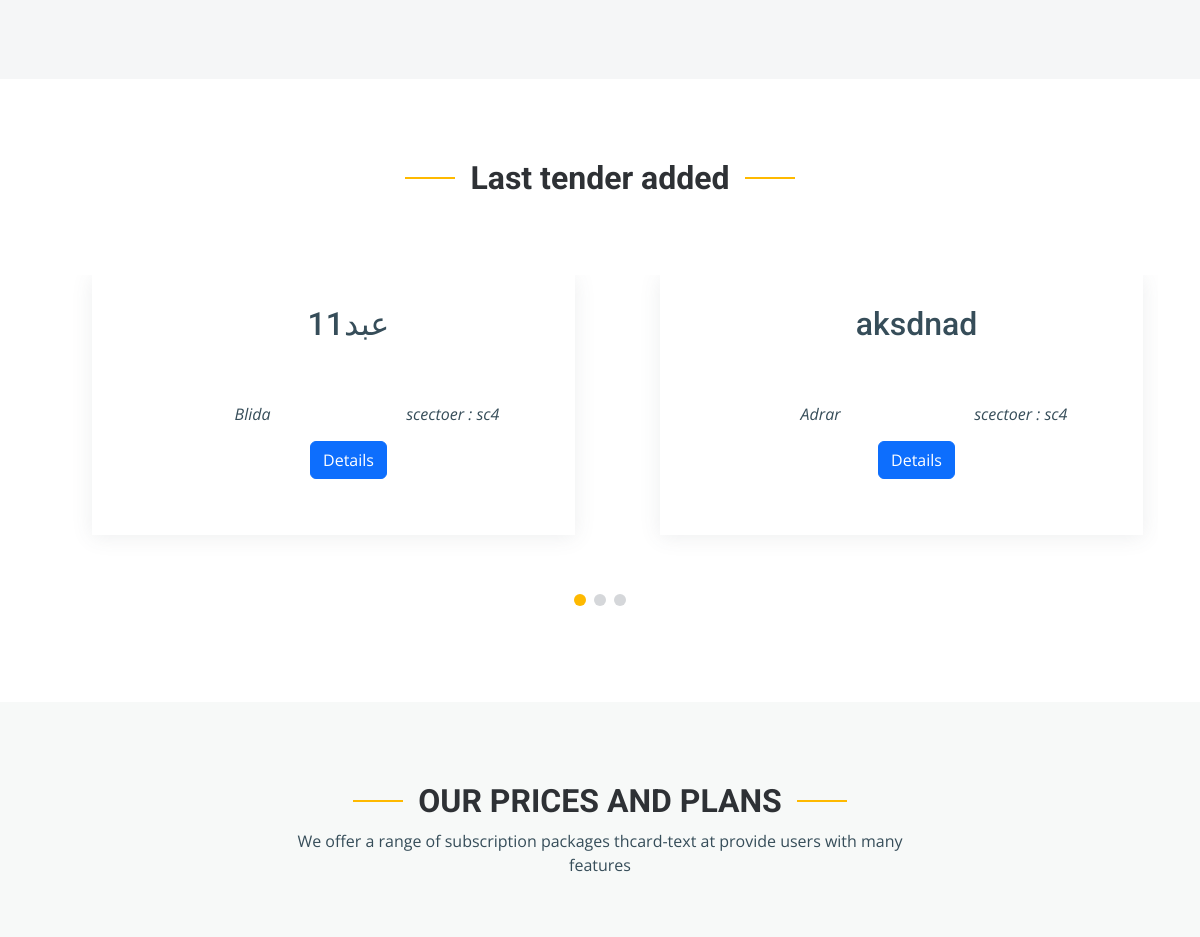
Before: /en/ (middle part) with the older database file.
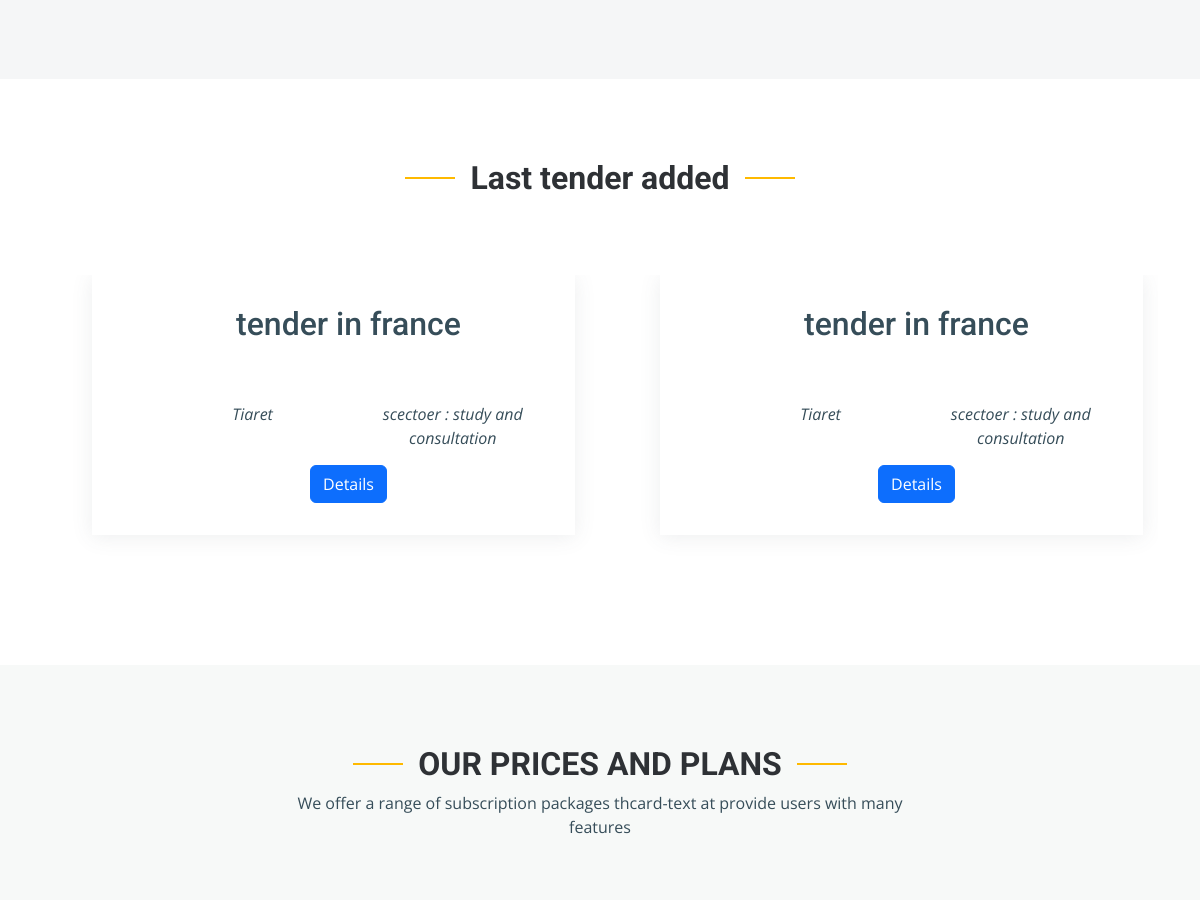
After: the same page with the newer database file.
### accounts/models.py (models this page shows, shortened)
class tender(models.Model):
    tittle=models.CharField(max_length=150)
    tittle_ar=models.CharField(max_length=150,blank=True,null=True)
    start_date = models.DateField(blank=True, null=True)
    end_time=models.DateField()
    state=models.CharField(max_length=150)
    city=models.CharField(max_length=150,blank=True, null=True)
    type_Name=models.ManyToManyField(Type_tender)
    sectoer = models.ManyToManyField(Choice)
    activity=models.BooleanField(default=False)

class Choice(models.Model):
    name = models.CharField(max_length=50 ,choices=SECTOER_CHOICES)
    def __str__(self):
        return self.name

### accounts/views.py (the view)
# urls.py: path('', HomeView , name='Home'),
def HomeView(request):
    if request.user.is_authenticated:
        last_five_objects = tender.objects.all().order_by('-id')[:5]
        subscription=Subscription.objects.filter(user=request.user)
        return render(request,'index.html' , {"last_five_objects":last_five_objects , "subscription":subscription})
    else:
        last_five_objects = tender.objects.all().order_by('-id')[:5]
        return render(request,'index.html' , {"last_five_objects":last_five_objects ,})

### templates/index.html (shortened to what this page needs)
{% load static %}
{% load i18n %}
<!DOCTYPE html>
<html lang="en">
<head>
  <link rel="stylesheet" href="https://cdnjs.cloudflare.com/ajax/libs/font-awesome/6.4.0/css/all.min.css" />
  <link href="{% static  'assets/vendor/bootstrap/css/bootstrap.min.css' %}" rel="stylesheet">
  <link href="{% static  'assets/vendor/bootstrap-icons/bootstrap-icons.css' %}" rel="stylesheet">
  <link href="{% static  'assets/vendor/fontawesome-free/css/all.min.css' %}" rel="stylesheet">
  <link href="{% static  'assets/vendor/aos/aos.css' %}" rel="stylesheet">
  <link href="{% static  'assets/vendor/glightbox/css/glightbox.min.css' %}" rel="stylesheet">
  <link href="{% static  'assets/vendor/swiper/swiper-bundle.min.css' %}" rel="stylesheet">
  <link href="{% static  'assets/css/main.css' %}" rel="stylesheet">
</head>
<body>
  <main id="main">
    <section id="services" class="services section-bg">
    </section>
    <section id="testimonials" class="testimonials section-bg" style="background-color:white;">
      <div class="container" data-aos="fade-up">
        <div class="section-header">
          <h2>{% trans 'Last tender added' %}</h2>
        </div>
        <div class="slides-2 swiper">
          <div class="swiper-wrapper">
            {% for last in last_five_objects %}
            <div class="swiper-slide">
              <div class="testimonial-wrap">
                <div class="testimonial-item">
                  <h2 class="text-center" >{{last.tittle}}</h3>
                    <center>
                      <div class="stars">
                        <i class="bi bi-star-fill"></i><i class="bi bi-star-fill"></i><i class="bi bi-star-fill"></i><i class="bi bi-star-fill"></i><i class="bi bi-star-fill"></i>
                      </div>
                      <div class="row">
                        <div class="col">
                          <p>
                            <i class="bi bi-geo-alt"></i> {{last.state}}
                          </p>
                        </div>
                        <div class="col">
                         {% for tt in last.sectoer.all %}
                          <p class= style="color:black;" > scectoer : {{tt}}</p>
                         {% endfor %}
                        </div>
                    </center>
                    <center>
                      <a href="{% url 'tenderdetaile' id=last.id %}" class="btn btn-primary">Details</a>
                    </center>
                </div>
              </div>
            </div>
            {% endfor %}
            </div>
          </div>
          <div class="swiper-pagination"></div>
        </div>
    </section>
  <section id="recent-blog-posts" class="recent-blog-posts" style="background-color:#f7f9f8;">
    {% if subscription %}
    {% else %}
   <div class="container">
      <div class=" section-header" >
        <h2 id="prcice">OUR PRICES AND PLANS</h2>
        <p>{% trans 'We offer a range of subscription packages thcard-text at provide users with many features' %}</p>
      </div>
      <div class="row row-cols-1 row-cols-md-3 g-4">
      </div>
      </div>
     {% endif %}
    </section>
  </main>
</body>
</html>

Changed rows visible on the page:
removed tender: tittle "عبد11", state "Blida"
removed Choice: name "sc4"
removed tender: tittle "aksdnad", state "Adrar"
added tender: tittle "tender in france", state "Tiaret"
added Choice: name "study and consultation", shown under "tender in france"
